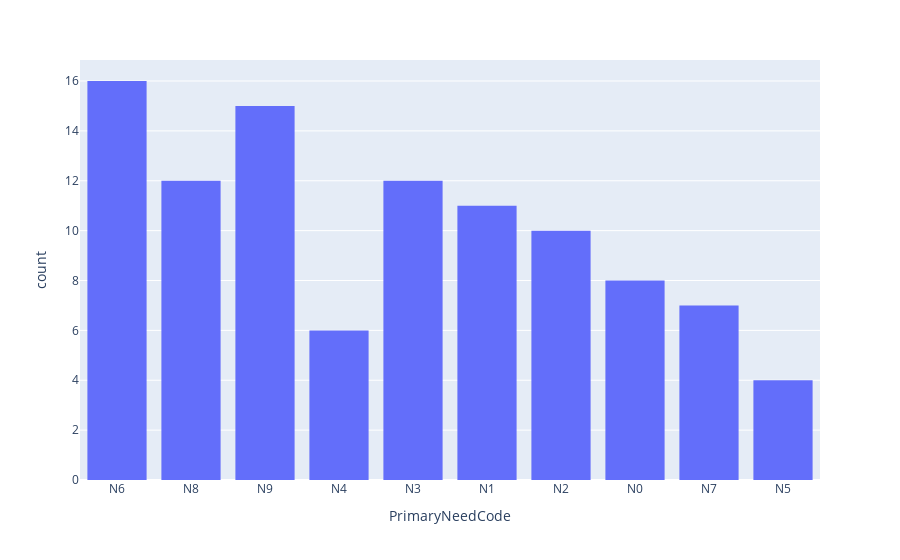

Here is the notebook cell this chart was saved with:
### Code cell
hist_1 = px.histogram(df,
x='PrimaryNeedCode')
hist_1.show()

### Figure 1 — Plotly figure (JSON) as saved in the notebook; plotly's stock layout.template omitted (floating-point values rounded to 4 significant figures)
{"data": [{"alignmentgroup": "True", "bingroup": "x", "hovertemplate": "PrimaryNeedCode=%{x}<br>count=%{y}<extra></extra>", "legendgroup": "", "marker": {"color": "#636efa", "pattern": {"shape": ""}}, "name": "", "offsetgroup": "", "orientation": "v", "showlegend": false, "type": "histogram", "x": ["N6", "N8", "N9", "N4", "N9", "N3", "N3", "N8", "N6", "N9", "N1", "N6", "N6", "N8", "N6", "N9", "N2", "N8", "N1", "N6", "N0", "N3", "N8", "N7", "N0", "N9", "N6", "N3", "N3", "N9", "N9", "N4", "N5", "N0", "N4", "N8", "N6", "N5", "N2", "N7", "N0", "N1", "N6", "N2", "N1", "N1", "N4", "N6", "N7", "N8", "N8", "N7", "N1", "N0", "N3", "N2", "N3", "N8", "N8", "N9", "N5", "N0", "N6", "N3", "N2", "N3", "N6", "N5", "N1", "N9", "N2", "N0", "N9", "N0", "N2", "N1", "N2", "N7", "N1", "N9", "N3", "N3", "N8", "N8", "N6", "N2", "N1", "N3", "N9", "N7", "N1", "N4", "N6", "N7", "N2", "N6", "N4", "N9", "N6", "N9", "N9"], "xaxis": "x", "yaxis": "y"}], "layout": {"barmode": "relative", "legend": {"tracegroupgap": 0}, "margin": {"t": 60}, "xaxis": {"anchor": "y", "domain": [0, 1], "title": {"text": "PrimaryNeedCode"}}, "yaxis": {"anchor": "x", "domain": [0, 1], "title": {"text": "count"}}}}
